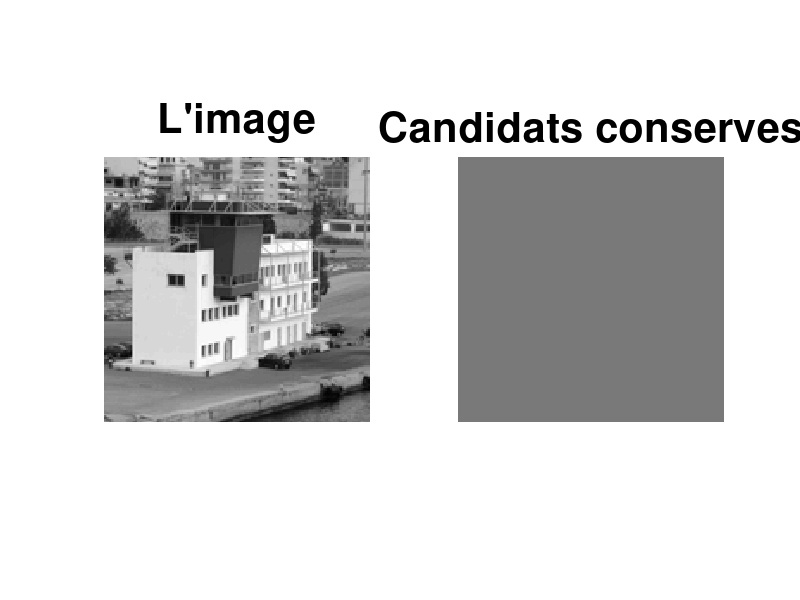

MATLAB code for this plot: (Note: this script raises an error after producing the figure.)
clear;
close all;
clc;

load exercice_1;

% Parametres :
p = alpha/pi;
epsilon = 1e-20;

% Affichage de l'image :
figure('Name','Detection des alignements','Position',[0.1*L,0.1*H,0.8*L,0.65*H]);
subplot(1,2,1);
    imagesc(I);
    axis image off;
    colormap gray;
    title('L''image','FontSize',30);
    drawnow;

% Affichage d'un fond gris pour l'esquisse :
subplot(1,2,2);
    imagesc(120*ones(size(I)),[0,255]);
    axis image off
    colormap gray;
    title('Candidats conserves','FontSize',30);
    hold on;

% Boucle sur les ensembles E :
nb_elimines = 0;

for k = 1:length(liste_E)

	% Calcul de la matrice d'inertie de l'ensemble candidat numero k :
	E = fliplr(liste_E{k}); % Car x = j et y = i		
	indices_E = sub2ind(size(I),E);
	G_norme_E = G_norme(indices_E);
	[M_inertie,C] = matrice_inertie(E,G_norme_E);

	% Calcul des valeurs/vecteurs propres de M :
	[V,D] = eig(M_inertie);

	% Tri des valeurs propres de M par ordre decroissant :
	[~,indices] = sort(diag(D),'descend');

	% Matrice de passage du repere xy vers les axes propres du nuage de points :
	P = V(:,indices);

	% Coordonnees des points du nuage apres rotation dans le repere des axes principaux :
    % (il faut encore une fois intervertir les colonnes de E)
	E_nouveau_repere = (E-C)*P;

	% Calcul de probabilite (loi binomiale) :
	[x_min,x_max,probabilite] = calcul_proba(E_nouveau_repere,p);

	% Test de saillance visuelle :
	if (probabilite < epsilon)		% Si l'evenement est suffisamment rare
		% Affichage du segment :
		extremites = P*[x_min x_max ; 0 0] + [C' , C'];
		line(extremites(1,:),extremites(2,:),'Color','w','LineWidth',2);
		drawnow;
    else
        % Affichage du segment :
		extremites = P*[x_min x_max ; 0 0] + [C' , C'];
		line(extremites(1,:),extremites(2,:),'Color','r','LineWidth',2);
		drawnow;
		nb_elimines = nb_elimines+1;
	end
end

title([num2str(nb_elimines) ' candidats elimines sur ' num2str(length(liste_E))]);
